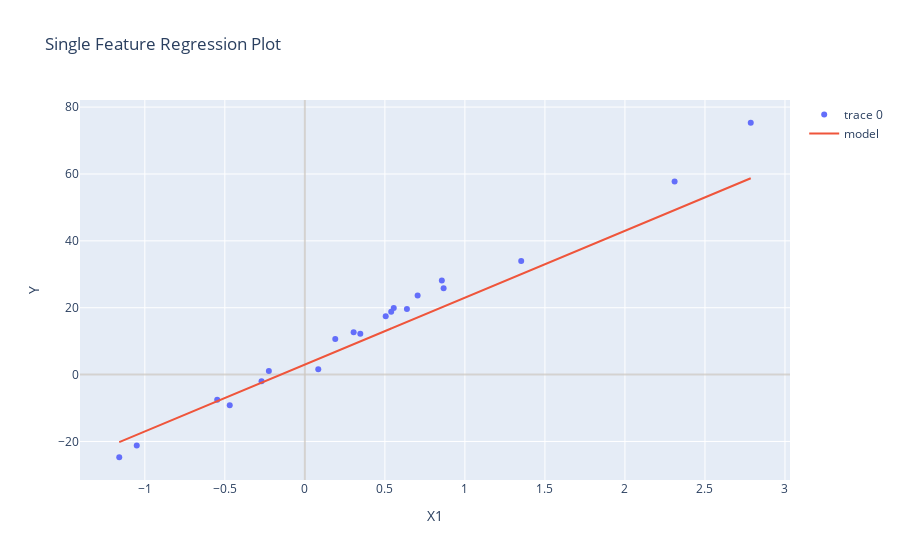

This figure's notebook cell:
### Code cell
third_set = Data(X1=X[:,0],y=y,bias= 3,init_w_1=20.,init_w_2=30)
third_set.plot_container()

### Figure 1 — Plotly figure (JSON) as saved in the notebook; plotly's stock layout.template omitted (floating-point values rounded to 4 significant figures)
{"data": [{"mode": "markers", "type": "scatter", "x": [1.352, -0.2706, 2.31, 0.5052, -0.225, 0.3048, 0.6377, 0.7047, -1.05, 0.8669, 0.8559, -0.4694, 2.786, 0.08384, 0.5554, 0.19, 0.3464, -0.5478, -1.16, 0.5395], "y": [33.97, -1.985, 57.72, 17.42, 1.091, 12.67, 19.65, 23.64, -21.17, 25.85, 28.12, -9.176, 75.32, 1.621, 19.88, 10.65, 12.23, -7.541, -24.72, 18.8]}, {"mode": "lines", "name": "model", "type": "scatter", "x": [1.352, -0.2706, 2.31, 0.5052, -0.225, 0.3048, 0.6377, 0.7047, -1.05, 0.8669, 0.8559, -0.4694, 2.786, 0.08384, 0.5554, 0.19, 0.3464, -0.5478, -1.16, 0.5395], "y": [30.04, -2.413, 49.21, 13.1, -1.5, 9.096, 15.75, 17.09, -18.01, 20.34, 20.12, -6.389, 58.72, 4.677, 14.11, 6.799, 9.927, -7.956, -20.2, 13.79]}], "layout": {"hovermode": "closest", "title": {"text": "Single Feature Regression Plot"}, "xaxis": {"title": {"text": "X1"}, "zeroline": true, "zerolinecolor": "rgba(205, 200, 193, 0.7)", "zerolinewidth": 2}, "yaxis": {"title": {"text": "Y"}, "zeroline": true, "zerolinecolor": "rgba(205, 200, 193, 0.7)", "zerolinewidth": 2}}}
